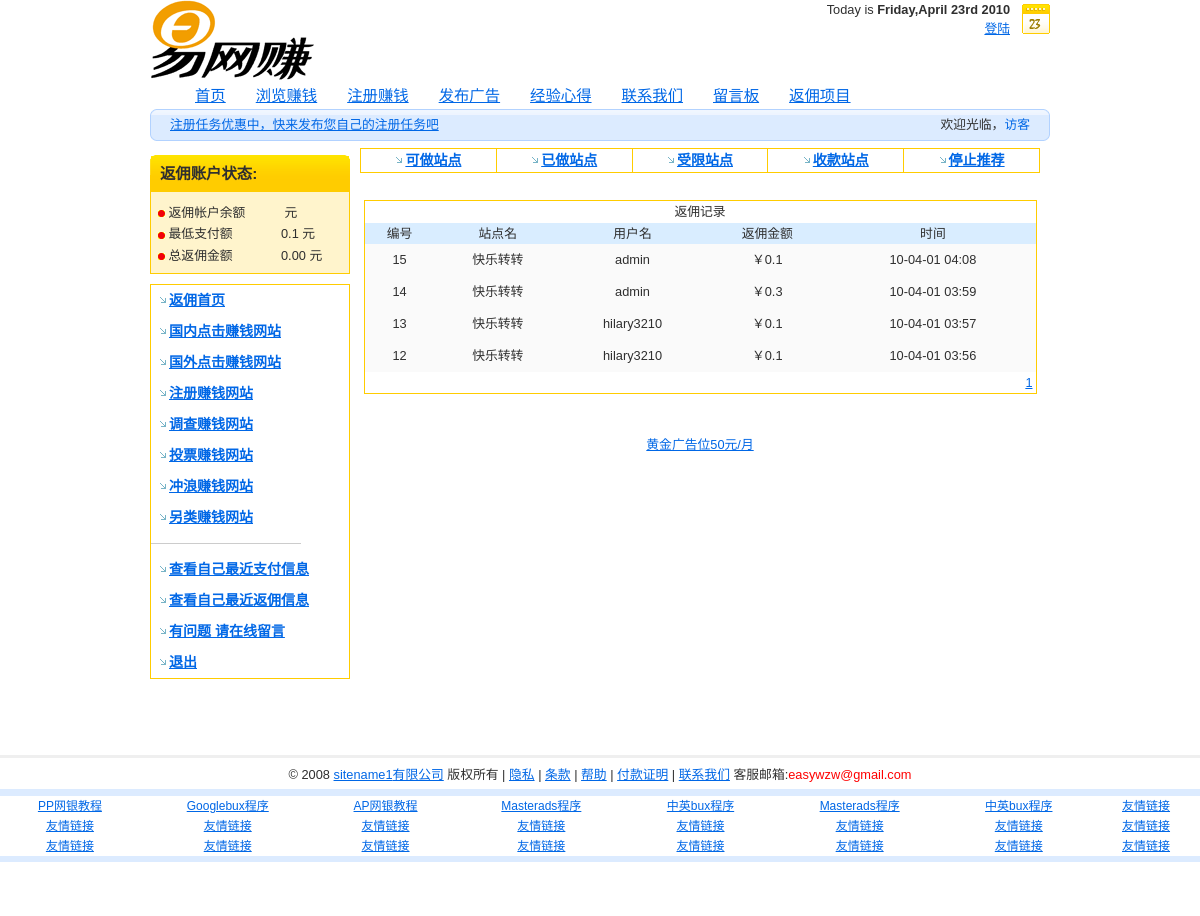
/back_all.php, run on the app's committed database.
### tables this page shows
CREATE TABLE IF NOT EXISTS `tb_common` (
  `id` int(11) NOT NULL AUTO_INCREMENT,
  `itemid` varchar(50) DEFAULT NULL,
  `value` varchar(150) DEFAULT NULL,
  `time` varchar(35) DEFAULT NULL,
  KEY `id` (`id`)
);

CREATE TABLE IF NOT EXISTS `tb_back_history` (
  `id` int(11) NOT NULL AUTO_INCREMENT,
  `username` varchar(11) DEFAULT NULL,
  `site_id` int(11) DEFAULT NULL,
  `site_name` varchar(50) DEFAULT NULL,
  `pay_sum` float DEFAULT NULL,
  `back_number` int(10) DEFAULT NULL,
  `time` varchar(35) DEFAULT NULL,
  KEY `id` (`id`)
);

CREATE TABLE IF NOT EXISTS `tb_site` (
  `id` varchar(11) NOT NULL DEFAULT '',
  `sitename` varchar(30) NOT NULL DEFAULT '',
  `sitepp` varchar(30) NOT NULL DEFAULT '',
  KEY `id` (`id`)
);

### back_all.php (the view, shortened to what this page needs)
<?php include('header.php'); ?>
<div class="mem_left">
<?php include('memberbackleft.php')?>
</div>
<div align="center">
    <table width="680" style="border-collapse: collapse" bordercolor="#111111" cellpadding="0" cellspacing="0">
      <tr bgcolor="#FFFFFF">
      <td>
      </tr>
      <tr bgcolor="#FFFFFF" id="sitemenu">
		<td><a href="sites_available.php" >可做站点</a></td>
		<td><a href="sites_joined.php" >已做站点</a></td>
		<td><a href="sites_notavailable.php" >受限站点</a></td>
		<td><a href="sites_paid.php" >收款站点</a></td>
		<td><a href="sites_scam.php" >停止推荐</a></td>
      </tr>
      <tr bgcolor="#FFFFFF">
        <td height="10">&nbsp;</td>
      </tr>
      <tr><td colspan="5">
      <table width="100%" border="0" cellspacing="1" cellpadding="5" style="border:1px solid #FFCC00;">
					   <tr align="center"><td colspan="5">返佣记录</td></tr>
                        <tr style="background-color:#D9EDff;" align="center">
                            <td>
                               编号
                            </td>
                            <td>
                            	站点名
                            </td>
                            <td>
                                用户名
                            </td>
                            <td>
                                返佣金额
                            </td>
                            <td>
                                时间
                            </td>
                        </tr>
                        <?php
$perNumber=20;
$page=$_GET['page'];
$count=mysql_query("select count(*) from tb_back_history");
$rs=mysql_fetch_array($count);
$totalNumber=$rs[0];
$totalPage=ceil($totalNumber/$perNumber);
if (!isset($page)) {
 $page=1;
}
$startCount=($page-1)*$perNumber;
$result=mysql_query("select * from tb_back_history limit $startCount,$perNumber");
while ($row=mysql_fetch_array($result)) {
					echo "
					<tr>
					<td style='background-color: #FAFAFA;text-align:center;height:30px;'>". $row["id"] ."</td>
					<td style='background-color: #FAFAFA;text-align:center;'>". $row["site_name"] ."</td>
					<td style='background-color: #FAFAFA;text-align:center;'>". $row["username"] ."</td>
					<td style='background-color: #FAFAFA;text-align:center;'>￥". $row["pay_sum"] ."</td>
					<td style='background-color: #FAFAFA;text-align:center;'>". $row["time"] ."</td>";
					}?>
<tr align="right"><td colspan="5">
<?php
for ($i=1;$i<=$totalPage;$i++) {
?>
<a href="back_all.php?page=<?php echo $i;?>"><?php echo $i ;?></a>
<?php
}
?>
					</table>
      </td></tr>
      <tr bgcolor="#FFFFFF">
        <td height="28">&nbsp;</td>
        <td height="28">&nbsp;</td>
        <td height="28">&nbsp;</td>
      </tr>
      <tr bgcolor="#FFFFFF">
        <td height="28" colspan="5"><div align="center"><a href="contact.php">黄金广告位50元/月</a></div></td>
      </tr>
    </table>
</div>
</div>
<?php include('footer.php'); ?>

### memberbackstats.php (shortened to what this page needs)
<div id="signup">
          <h3>
 返佣账户状态:</h3>
          <div class="in">
<table width="100%" class="nom">
<tr>
<td nowrap>
<img border="0" src="images/bullet2.gif" width="7" height="7"  align="absmiddle" > 返佣帐户余额</td>
<td align="left">
<?php include('config.php');
$sql = "SELECT * FROM tb_back_account WHERE username='$user'";
$result = mysql_query($sql);
$row = mysql_fetch_array($result);
echo $row["now_back_sum"]; ?>&nbsp;元&nbsp;</td>
</tr>
<tr>
<td>
<img border="0" src="images/bullet2.gif" width="7" height="7"  align="absmiddle" > 最低支付额</td>
<td align="left"><?php include('config.php');
								$result =mysql_query("SELECT * FROM tb_common WHERE itemid='leastpay'");
								$row = mysql_fetch_array($result); echo $row["value"];
								 ?>&nbsp;元&nbsp;</td>
</tr>
<tr>
<td>
<img border="0" src="images/bullet2.gif" width="7" height="7"  align="absmiddle" > 总返佣金额</td>
<td align="left"><?php include('config.php');
								$result =mysql_query("SELECT sum(all_back_sum) FROM tb_back_account WHERE username='$user'");
								$row = mysql_fetch_array($result);
								echo number_format($row[0],2);
								?>&nbsp;元&nbsp;</td>
</tr>
</table>
</div>
</div>

### sitename.php (shortened to what this page needs)
<?php
$sql = "SELECT * FROM tb_site WHERE id='1'";
$result = mysql_query($sql);
$row = mysql_fetch_array($result);
echo $row["sitename"];
?>

### css/main.css (style rules this page uses)
* { margin:0; padding:0; }
body, div, span, p, a, img, ul, ol, li, table, caption, tbody, tfoot, tr, th, td, form, fieldset, legend, label, dl, dt, dd, blockquote, applet, object, h1, h2, h3, h4, h5 { border:0; }
body { padding:35px 0; background:#FFF; font:0.8em/1.5 "arial",sans-serif; color:#2F2F2F; text-align:center;font-family:Verdana,Geneva,sans-serif; }
a { color:#0067E6; }
h1, h2, h3, h4, h5, h6 { margin:15px 0 10px 0; }
h3, h4 { font-size:120%; }
table { margin:5px 0; border-collapse:collapse; border-spacing:0; font-size:100%; }
th, td { padding:3px 5px; }
#hp_dailytable th, td { padding:1px 3px; }
.nom { margin:0; }
#signup h3 { margin:0; padding:7px 10px; background:#FC0 url("../images/signup-top.gif") 0 0 no-repeat; }
#signup .in { padding:10px 5px 7px 5px; border-bottom:1px solid #FC0; background:#FFF4CC url("../images/signup.gif") 0 0 repeat-y; }
.mem_left { margin-top:14px;float:left;width:200px;height:600px; }
#sitemenu td { width:20%;text-align:center;border:1px solid #FFCC00; }
#sitemenu td a { background:url(../images/arrow2.gif) no-repeat left; padding-left:10px; color:#457a8b; font-size:14px; font-weight:bold; }
#sitemenu td a:link { background:url(../images/arrow2.gif) no-repeat left; padding-left:10px; color: #0067E6; }

### css/print.css (style rules this page uses)
body { margin:0; padding:0; border:0; font-size:12pt; }
h1, h2, h3 { page-break-after:avoid; page-break-inside:avoid; }
table { width:100%; border-collapse:collapse; border-spacing:0; border-top:0.5pt solid #000; }
th, td { display:table-cell; border-bottom:0.5pt solid #000; }

### data on the page
tb_common: value "0.1"
tb_back_history: id "15", site_name "快乐转转", username "admin", pay_sum "0.1", time "10-04-01 04:08"
tb_back_history: id "14", site_name "快乐转转", username "admin", pay_sum "0.3", time "10-04-01 03:59"
tb_back_history: id "13", site_name "快乐转转", username "hilary3210", pay_sum "0.1", time "10-04-01 03:57"
tb_back_history: id "12", site_name "快乐转转", username "hilary3210", pay_sum "0.1", time "10-04-01 03:56"
tb_site: sitename "sitename1"

### other printed values
$today["weekday"] "Friday"
$today["month"] "April"
$today["year"] "2010"
$row[0] "0.00"
